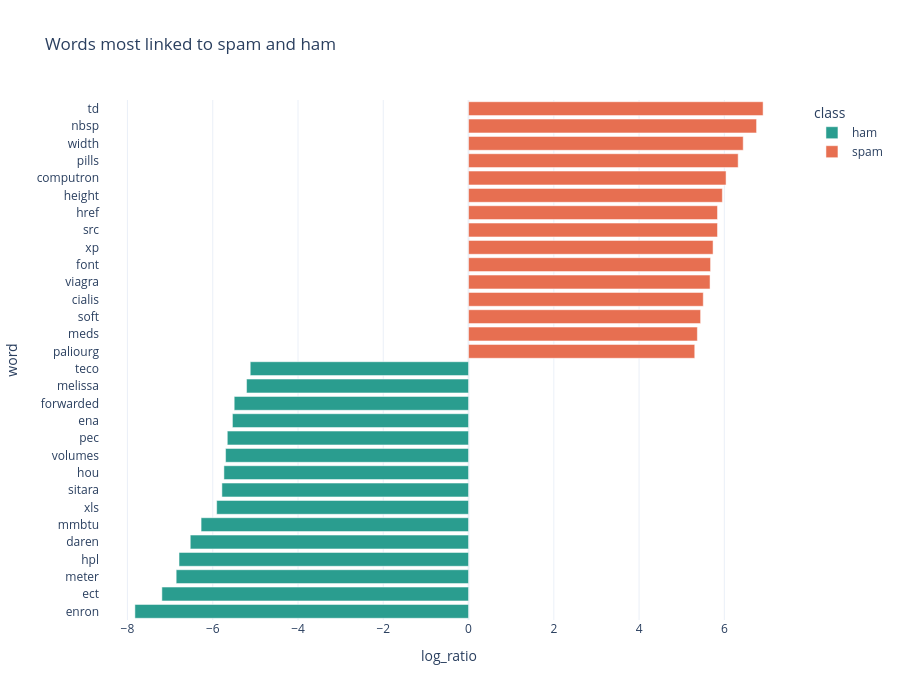

Notebook cell for this chart:
### Markdown cell above
### Words the model relies on

For each word, MultinomialNB stores log P(word | spam) and log P(word | ham). Subtracting them shows which words push an email towards spam (positive) or ham (negative).

### Code cell
words = cv.get_feature_names_out()
log_ratio = mnb.feature_log_prob_[1] - mnb.feature_log_prob_[0]

top_words = pd.DataFrame({"word": words, "log_ratio": log_ratio}).sort_values("log_ratio")
top_words = pd.concat([top_words.head(15), top_words.tail(15)])
top_words["class"] = np.where(top_words["log_ratio"] > 0, "spam", "ham")

fig = px.bar(top_words, x="log_ratio", y="word", color="class", orientation="h", height=700,
             color_discrete_map={"ham": "#2a9d8f", "spam": "#e76f51"},
             title="Words most linked to spam and ham", template="plotly_white")
fig.show()

### Figure 1 — Plotly figure (JSON) as saved in the notebook; plotly's stock layout.template omitted (floating-point values rounded to 4 significant figures)
{"data": [{"hovertemplate": "class=ham<br>log_ratio=%{x}<br>word=%{y}<extra></extra>", "legendgroup": "ham", "marker": {"color": "#2a9d8f", "pattern": {"shape": ""}}, "name": "ham", "orientation": "h", "showlegend": true, "textposition": "auto", "type": "bar", "x": [-7.826, -7.193, -6.857, -6.791, -6.527, -6.273, -5.908, -5.785, -5.738, -5.699, -5.659, -5.538, -5.496, -5.207, -5.121], "xaxis": "x", "y": ["enron", "ect", "meter", "hpl", "daren", "mmbtu", "xls", "sitara", "hou", "volumes", "pec", "ena", "forwarded", "melissa", "teco"], "yaxis": "y"}, {"hovertemplate": "class=spam<br>log_ratio=%{x}<br>word=%{y}<extra></extra>", "legendgroup": "spam", "marker": {"color": "#e76f51", "pattern": {"shape": ""}}, "name": "spam", "orientation": "h", "showlegend": true, "textposition": "auto", "type": "bar", "x": [5.305, 5.367, 5.443, 5.505, 5.664, 5.676, 5.735, 5.839, 5.839, 5.953, 6.04, 6.324, 6.442, 6.755, 6.909], "xaxis": "x", "y": ["paliourg", "meds", "soft", "cialis", "viagra", "font", "xp", "src", "href", "height", "computron", "pills", "width", "nbsp", "td"], "yaxis": "y"}], "layout": {"barmode": "relative", "height": 700, "legend": {"title": {"text": "class"}, "tracegroupgap": 0}, "title": {"text": "Words most linked to spam and ham"}, "xaxis": {"anchor": "y", "domain": [0, 1], "title": {"text": "log_ratio"}}, "yaxis": {"anchor": "x", "domain": [0, 1], "title": {"text": "word"}}}}
